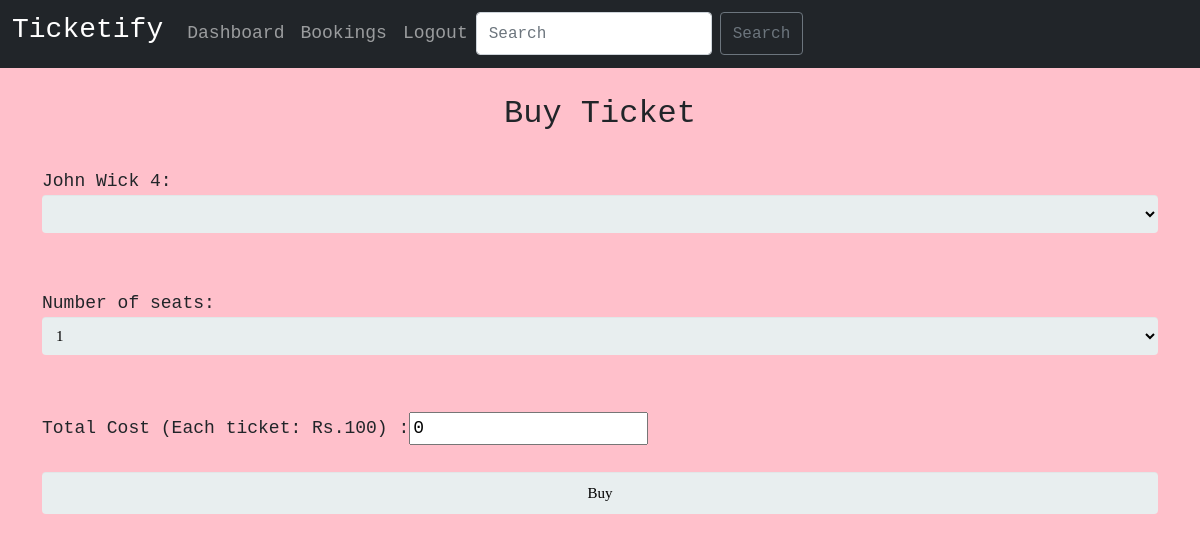
/booking/1 (signed in), run on the app's committed database.
### website/models.py (models this page shows)
class Show(db.Model):
    id = db.Column(db.Integer, primary_key=True, autoincrement=True)
    name = db.Column(db.String(240), unique=False, nullable=False)
    rating = db.Column(db.String(10), unique=False, nullable=False)
    price = db.Column(db.Integer, nullable = False)
    tags = db.Column(db.String(150), nullable = False)
    img = db.Column(db.String(512))
    screened = db.relationship('Screening', cascade="all,delete", backref='show', lazy=True)

### website/views.py (the view)
@views.route("/booking/", defaults={'id': None})
@views.route("/booking/<int:id>")
@flask_login.login_required
def booking(id):
    current_day = date.today()
    all_screenings = models.Screening.query.filter(models.Screening.day >= current_day).order_by(models.Screening.day.asc(), models.Screening.time.asc()).all()
    if id == None:
        return render_template("boookings.html", screening=None, screenings=all_screenings)
    else:
        screening = models.Screening.query.get(id)
        screenings = models.Screening.query.filter(models.Screening.show_id == screening.show_id, models.Screening.day >= current_day).order_by(models.Screening.day.asc(), models.Screening.time.asc()).all()
        return render_template("bookings.html", screening=screening, screenings=screenings)

### website/__init__.py (called while the page is built)
def create_app():
    app = Flask(__name__)
    app.config['SECRET_KEY'] = 'aashish app'
    app.config["SECRET_KEY"] = "aashish_key"
    app.config['SQLALCHEMY_DATABASE_URI'] = 'sqlite:///myDB.db'
    app.config['SQLALCHEMY_TRACK_MODIFICATIONS'] = False
    db.init_app(app)
    from .views import views
    from .auth import auth
    from . import models
    login_manager = LoginManager()
    login_manager.login_view = 'auth.admin_login'
    login_manager.init_app(app)
    @login_manager.user_loader
    def load_user(user_id):
        return models.User.query.get(int(user_id))
    app.register_blueprint(views, url_prefix="/")
    app.register_blueprint(auth, url_prefix="/")
    with app.app_context():
        db.create_all()
    return app

### website/templates/bookings.html (shortened to what this page needs)
{% extends 'user_base.html' %}
{% block content %}
<br/>
{% if screening != None %}
    <section class='form' >
        <h2 class = 'text-center'>&nbsp;&nbsp;Buy Ticket&nbsp;&nbsp;</h2>
        <form action="{{ url_for('views.booking_post') }}" method="post">
        <br/>
           <div><label>{{screening.show.name}}: </label>
            <select id="screening" name="screening">
                </select>
            </div>
            <div>
                <div><label><br>Number of seats: <br></label>
                    <select id="seats" name="seats" onchange='Cost({{screening.show.price}});'>
                    <option name = 'option-seats' id="option-seats" value="1" selected>1</option>
                    </select>
                </div>
                <br/>
                <div><label>Total Cost (Each ticket: Rs.{{screening.show.price}}) : </label><input id="price" name ='totalPrice' value="0" readonly></div>
                <br/>
                <div><input class='submit' type="submit" value="Buy"/></div>
                <br/>
            </div>
        </form>
    </section>
{% endif %}
{% endblock %}

### website/static/styling.css (style rules this page uses)
body { font-family: Consolas,"courier new"; font-size: large; font-weight: 200; background-color: pink; }
.form input[type="date"], .form input[type="datetime"], .form input[type="email"], .form input[type="number"], .form input[type="search"], .form input[type="time"], .form input[type="url"], .form input[type='submit'], .form button, .form textarea, .form select, .form input[type="text"] { font-family: Georgia, "Times New Roman", Times, serif; background: #e8eeef; border: none; border-radius: 4px; font-size: 15px; margin: 0; outline: 0; padding: 10px; width: 100%; box-sizing: border-box; -webkit-box-sizing: border-box; -moz-box-sizing: border-box; background-color: #e8eeef; color:#000000; -webkit-box-shadow: 0 1px 0 rgba(0,0,0,0.03) inset; box-shadow: 0 1px 0 rgba(0,0,0,0.03) inset; margin-bottom: 30px; }

### data on the page
Show: show.name "John Wick 4", seats "1", show.price "100"
